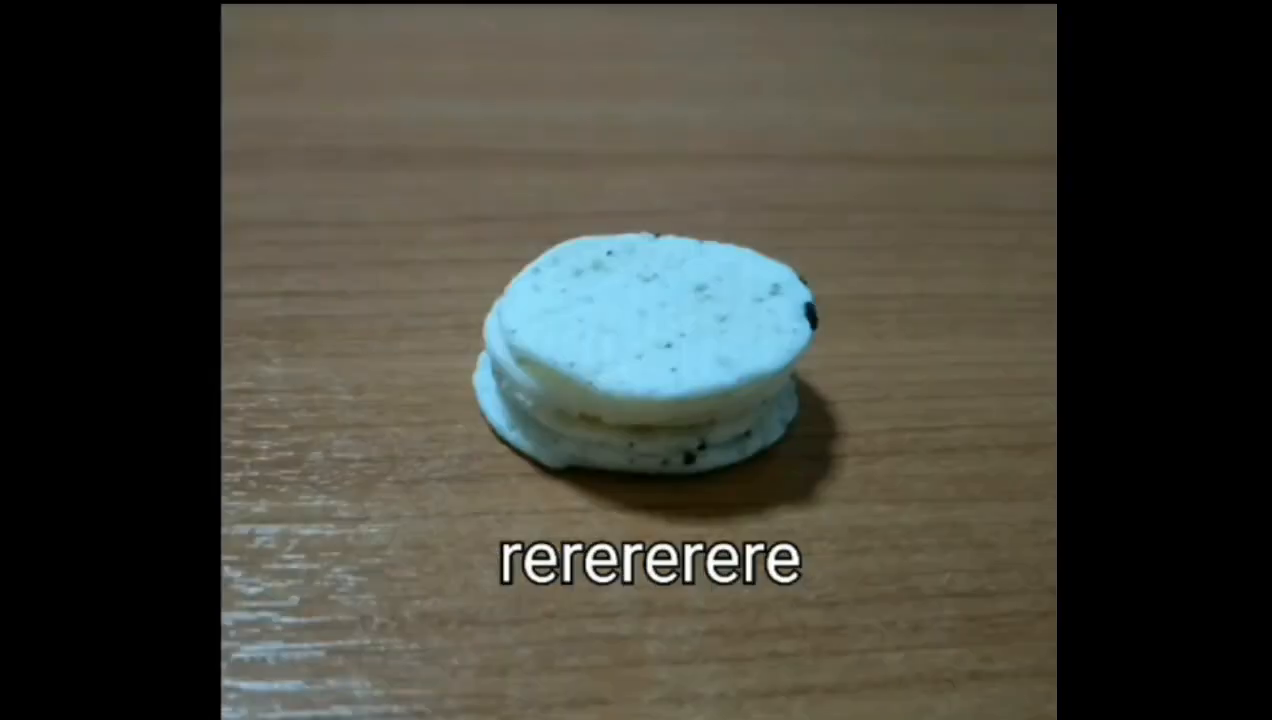
#> input picture frame 58 of remove_silence/Oreomeme.mp4, 1272 x 720 px, given in place of 3.mp4, which was not available
$ python main.py
#> lines starting #> are read from the running program, lines starting #| are printed output that depends on the picture; after the words box and inside, x2 and y2 are one past the last pixel; in counts of white or black regions, pixels touching at a corner belong together; pictures that were not available may be replaced by others from this repository, and a replacement may not be noted
import cv2
import os
import numpy as np

# load = cv2.imread('sakurei1.jpeg',0) #第２引数 -1=無変換 0=グレー 1=カラー 2=任意の震度 3=任意のカラー
cap_file = cv2.VideoCapture('3.mp4')

frame_count = int(cap_file.get(cv2.CAP_PROP_FRAME_COUNT))
print('フレーム',frame_count)

previous_frame = []


for i in range(frame_count):
    ch,frame=cap_file.read()
    if ch:
        frame = cv2.resize(frame,(480,720))
        orb = cv2.ORB_create()


        gray = cv2.cvtColor(frame,cv2.COLOR_BGR2RGB)
        canny = cv2.Canny(gray,5,50)

        height = canny.shape[0]
        width = canny.shape[1]
        center = (int(width/2),int(height/2))

        angle = 0
        scale = 1.0
        trans = cv2.getRotationMatrix2D(center,angle,scale)
        image2 = cv2.warpAffine(frame,trans,(width,height))


        previous_frame.append(image2)

        #わかりやすい変数に置き換え
        img_src1 = image2
        img_src2 = previous_frame[i - 1]
        img_dst = img_src1


        keypoint1,descript1 = orb.detectAndCompute(img_src1,None) #現在のフレームの写真
        keypoint2,descript2 = orb.detectAndCompute(img_src2,None) #前のフレームの写真をゲット
        bf = cv2.BFMatcher(cv2.NORM_HAMMING,crossCheck=True)
        matches = bf.match(descript1,descript2)
        matches = sorted(matches,key=lambda x:x.distance)
        img3 = cv2.drawMatches(img_src1, keypoint1, img_src2, keypoint2, matches, img_dst, flags=2)


        cv2.imshow('movie',img3)
    k= cv2.waitKey(1)
    if k == 27:
        break
#> this loop made 1 pass; (key Esc is pressed on pass 1)
#> matches on pass 1: 500 matches
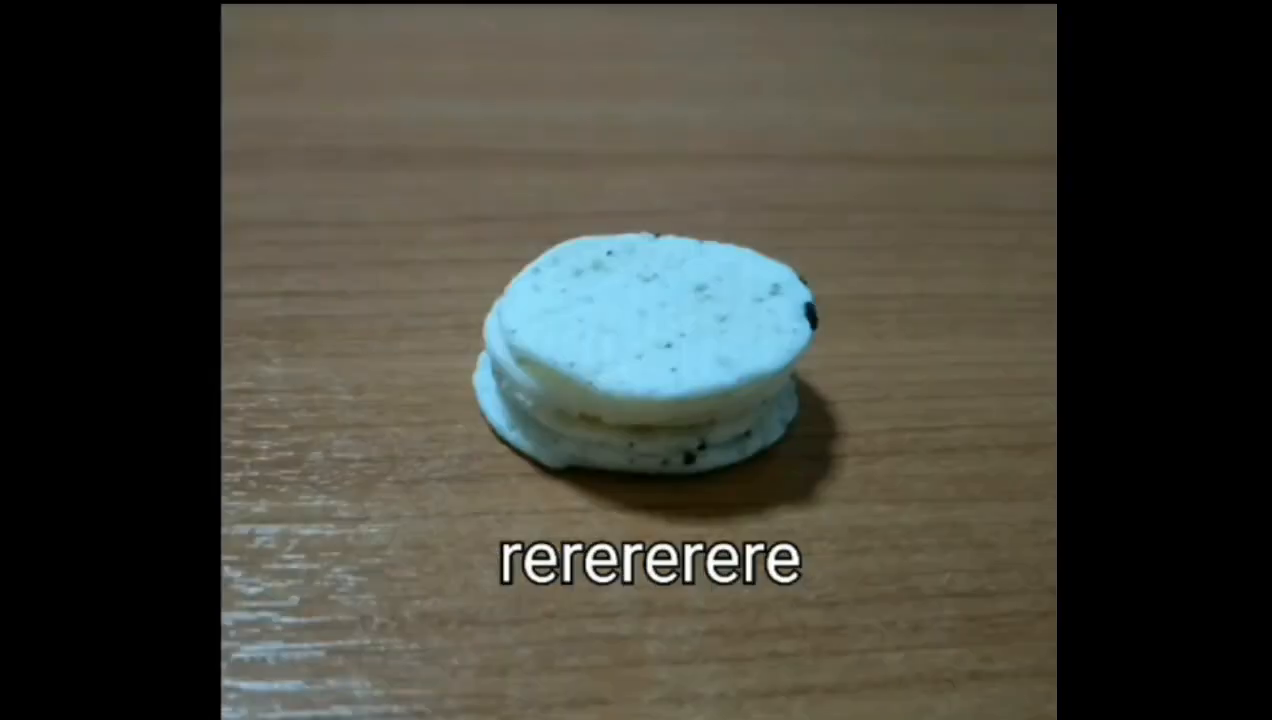
#> input picture frame 58 of remove_silence/Oreomeme.mp4, 1272 x 720 px, given in place of 3.mp4, which was not available
#> pass 1, `frame = cv2.resize(frame,(480,720))`:
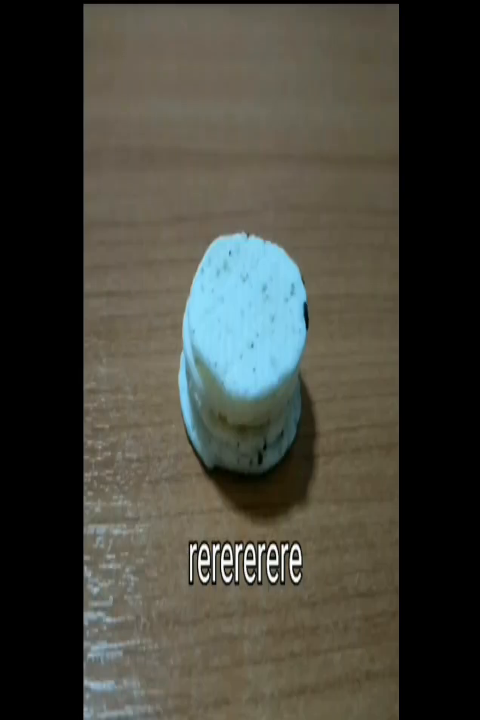
#> frame: shape (720, 480, 3); mean B, G, R 58.9, 67.3, 67.7
#> pass 1, `canny = cv2.Canny(gray,5,50)`:
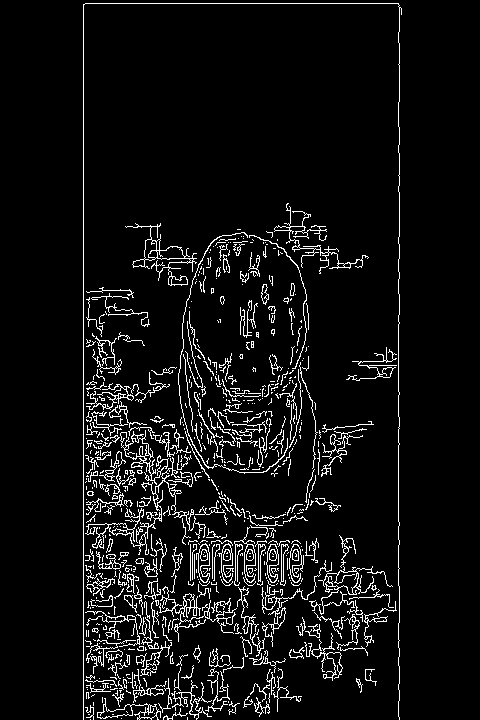
#> canny: shape (720, 480); 6.5% white in thin lines or dots, all inside (x1, y1, x2, y2) = (83, 3, 402, 720)
#> pass 1, `img3 = cv2.drawMatches(img_src1, keypoint1, img_src2, keypoint2, match..`:
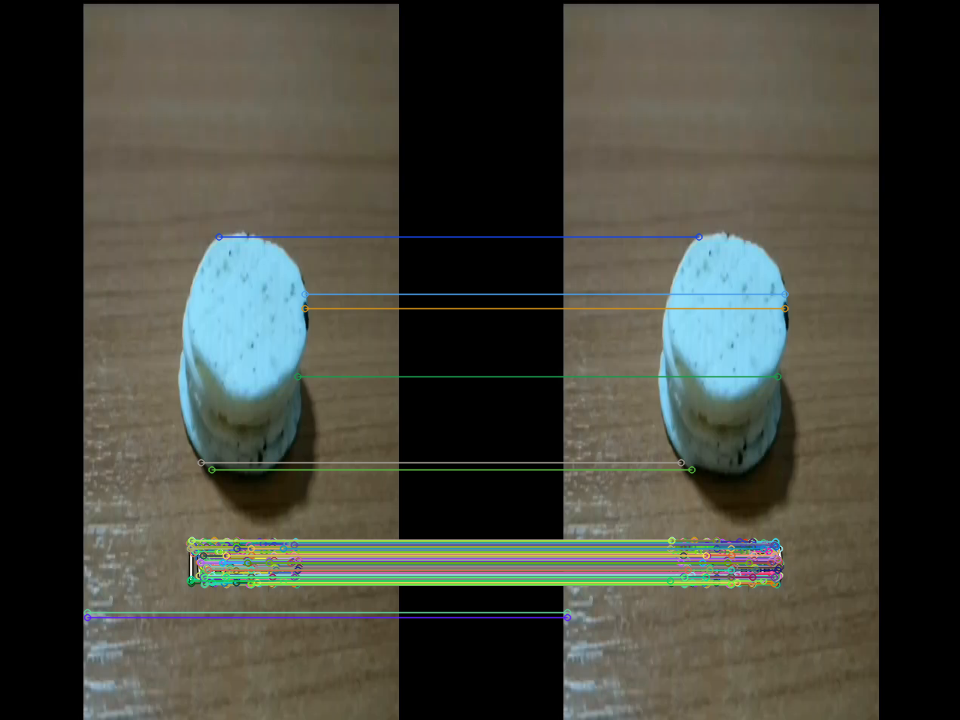
#> img3: shape (720, 960, 3); mean B, G, R 61.6, 70.8, 69.8
#> after the loop, previous_frame = 1 item


cv2.waitKey(0)

f = open('edited_movie.txt','w')
if f != None:
    f.write(str(previous_frame))
else:
    f.close()
